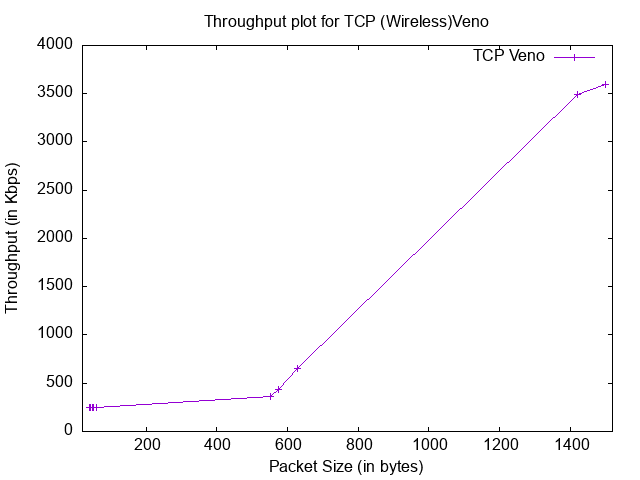

Generate this figure with gnuplot:
set terminal png
set output "wirelessTcpVeno.png"
set title "Throughput plot for TCP (Wireless)Veno"
set xlabel "Packet Size (in bytes)"
set ylabel "Throughput (in Kbps)"

set xrange [20:1520]
plot "-"  title "TCP Veno" with linespoints
40 252.945
44 253.033
48 252.439
52 252.835
60 252.883
552 365.179
576 433.004
628 652.034
1420 3490.4
1500 3600.09
e
